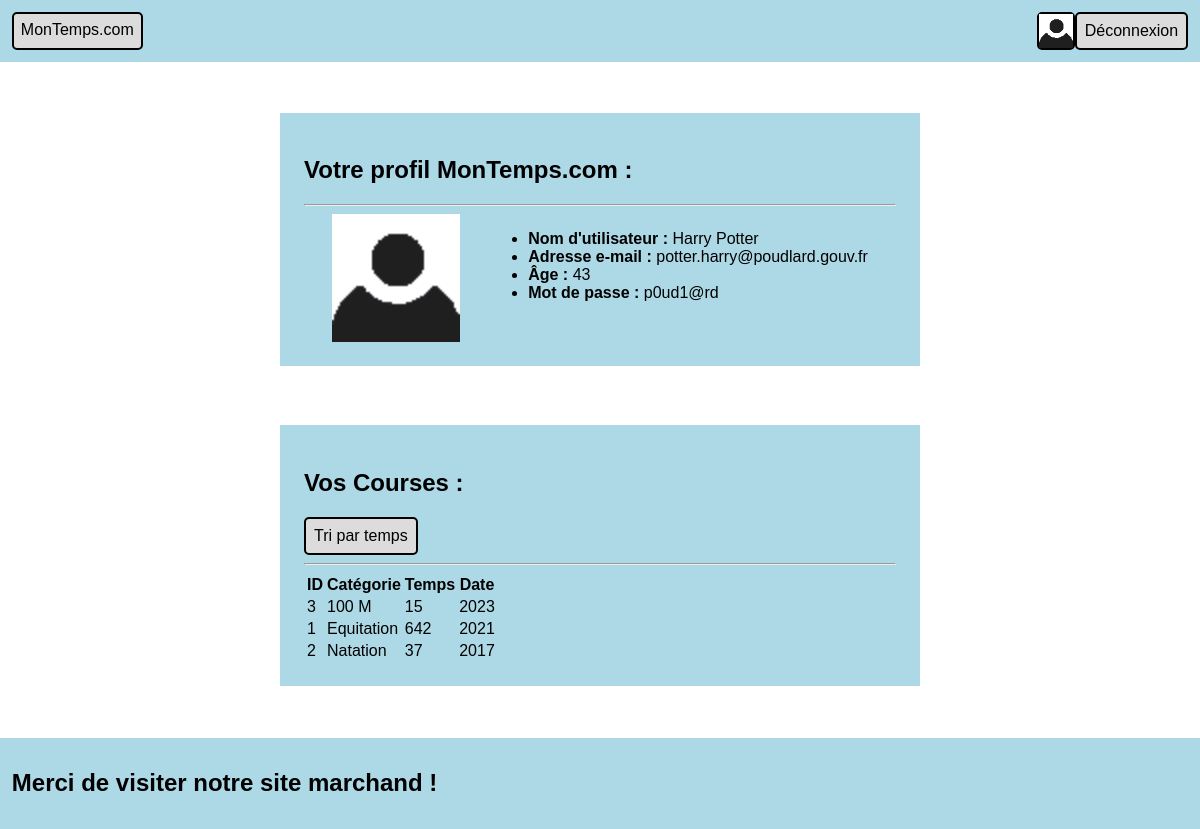
Page /profile.php (signed in) on the committed database.
### tables this page shows
CREATE TABLE Utilisateurs (
	"email" TEXT UNIQUE NOT NULL,
	"password" TEXT NOT NULL,
	"nickname" TEXT NOT NULL,
	"age" INT NOT NULL,
	CONSTRAINT PK_Utilisateurs PRIMARY KEY ("email"),
	CHECK("email" LIKE "%@%")
);

### profile.php (the view, shortened to what this page needs)
<?php
include "header.php";
if (isset($_GET['sort']) and !empty($_GET['sort']))
{
    $sort = $_GET['sort'];
    $email = get_account_info("email");
    $sql = "SELECT C.id, C.type, T.temps, C.date
    FROM Courses AS C JOIN Temps AS T ON C.id = T.id
    WHERE T.email = \"$email\"
    ORDER BY T.temps";
}
else
{
    $sort = "date";
    $email = get_account_info("email");
    $sql = "SELECT C.id, C.type, T.temps, C.date
    FROM Courses AS C JOIN Temps AS T ON C.id = T.id
    WHERE T.email = \"$email\"
    ORDER BY C.date DESC";
}
?>
<section>
    <h2>Votre profil <?=NOM_SITE?> :</h2>
    <hr>
    <div class="profile">
        <img src="images/profile.png" width="128" height="128">
        <ul class="right">
            <li><strong>Nom d'utilisateur :</strong> <?=get_account_info("nickname")?></li>
            <li><strong>Adresse e-mail :</strong> <?=get_account_info("email")?></li>
            <li><strong>Âge :</strong> <?=get_account_info("age")?></li>
            <li><strong>Mot de passe :</strong> <?=get_account_info("password")?></li>
        </ul>
    </div>
</section>
<section>
    <div>
        <h2>Vos Courses :</h2>
        <form action="profile.php" method="GET" class="right">
            <?php if (isset($sort) and !empty($sort) and $sort == "time"): ?>
                <input type="hidden" name="sort" value="date">
                <input type="submit" value="Tri par date">
            <?php else: ?>
                <input type="submit" value="Tri par temps">
            <?php endif; ?>
        </form>
    </div>
    <hr>
    <table>
        <tr>
            <th>ID</th>
            <th>Catégorie</th>
            <th>Temps</th>
            <th>Date</th>
        </tr>
        <?php
        $result = $connexion->query($sql)->fetchAll();
        foreach($result as $row)
        {
            $id = $row['id'];
            $type = $row['type'];
            $time = $row['temps'];
            $date = $row['date'];
            echo "
            <tr>
                <td>$id</td>
                <td>$type</td>
                <td>$time</td>
                <td>$date</td>
            </tr>";
        }
        ?>
    </table>
</section>
<?php include 'footer.php' ?>

### styles/style.css (style rules this page uses)
* { color: black; font-family: sans-serif; }
body { background-color: white; }
input { background-color: gainsboro; border: 2px solid black; border-radius: 5px; color: black; font-size: 16px; padding: 8px; }
section { background-color: lightblue; margin: auto; margin-bottom: 5%; margin-top: 5%; padding: 2%; position: relative; width: 50%; }
.profile { display: flex; justify-content: space-evenly; }
.profile .right { float: right; }

### rows in the picture
utilisateurs: nickname "Harry Potter", email "potter.harry@poudlard.gouv.fr", age "43", password "p0ud1@rd"

### other values in the picture
NOM_SITE "MonTemps.com"
$id "3"
$type "100 M"
$time "15"
$date "2023"
$id "1"
$type "Equitation"
$time "642"
$date "2021"
$id "2"
$type "Natation"
$time "37"
$date "2017"
